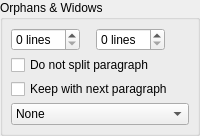
          <widget class="QGroupBox" name="textFlowBox">
           <property name="title">
            <string>Orphans &amp;&amp; Widows</string>
           </property>
           <layout class="QVBoxLayout" name="verticalLayout_3">
            <property name="spacing">
             <number>4</number>
            </property>
            <property name="leftMargin">
             <number>8</number>
            </property>
            <property name="topMargin">
             <number>8</number>
            </property>
            <property name="rightMargin">
             <number>8</number>
            </property>
            <property name="bottomMargin">
             <number>8</number>
            </property>
            <item>
             <layout class="QHBoxLayout" name="horizontalLayout_11">
              <property name="spacing">
               <number>16</number>
              </property>
              <item>
               <widget class="FormWidget" name="keepLabelStart">
                <property name="sizePolicy">
                 <sizepolicy hsizetype="Preferred" vsizetype="Minimum">
                  <horstretch>0</horstretch>
                  <verstretch>0</verstretch>
                 </sizepolicy>
                </property>
                <property name="label" stdset="0">
                 <string/>
                </property>
                <layout class="QHBoxLayout" name="horizontalLayout_13">
                 <property name="leftMargin">
                  <number>0</number>
                 </property>
                 <property name="topMargin">
                  <number>0</number>
                 </property>
                 <property name="rightMargin">
                  <number>0</number>
                 </property>
                 <property name="bottomMargin">
                  <number>0</number>
                 </property>
                 <item>
                  <widget class="SMSpinBox" name="keepLinesStart">
                   <property name="toolTip">
                    <string>Ensure that first lines of a paragraph won't end up separated from the rest (known as widow/orphan control)</string>
                   </property>
                   <property name="suffix">
                    <string> lines</string>
                   </property>
                   <property name="maximum">
                    <number>10</number>
                   </property>
                  </widget>
                 </item>
                </layout>
               </widget>
              </item>
              <item>
               <widget class="FormWidget" name="keepLabelEnd">
                <property name="sizePolicy">
                 <sizepolicy hsizetype="Preferred" vsizetype="Minimum">
                  <horstretch>0</horstretch>
                  <verstretch>0</verstretch>
                 </sizepolicy>
                </property>
                <property name="label" stdset="0">
                 <string/>
                </property>
                <layout class="QHBoxLayout" name="horizontalLayout_17">
                 <property name="leftMargin">
                  <number>0</number>
                 </property>
                 <property name="topMargin">
                  <number>0</number>
                 </property>
                 <property name="rightMargin">
                  <number>0</number>
                 </property>
                 <property name="bottomMargin">
                  <number>0</number>
                 </property>
                 <item>
                  <widget class="SMSpinBox" name="keepLinesEnd">
                   <property name="toolTip">
                    <string>Ensure that last lines of a paragraph won't end up separated from the rest (known as widow/orphan control)</string>
                   </property>
                   <property name="suffix">
                    <string> lines</string>
                   </property>
                   <property name="maximum">
                    <number>10</number>
                   </property>
                  </widget>
                 </item>
                </layout>
               </widget>
              </item>
              <item>
               <spacer name="horizontalSpacer_6">
                <property name="orientation">
                 <enum>Qt::Orientation::Horizontal</enum>
                </property>
                <property name="sizeHint" stdset="0">
                 <size>
                  <width>0</width>
                  <height>20</height>
                 </size>
                </property>
               </spacer>
              </item>
             </layout>
            </item>
            <item>
             <widget class="SMCheckBox" name="keepTogether">
              <property name="toolTip">
               <string>If checked, ensures that the paragraph won't be split across multiple pages or columns</string>
              </property>
              <property name="text">
               <string>Do not split paragraph</string>
              </property>
             </widget>
            </item>
            <item>
             <widget class="SMCheckBox" name="keepWithNext">
              <property name="toolTip">
               <string>If checked, automatically moves the paragraph to the next column or page if the next paragraph isn't on the same page or column</string>
              </property>
              <property name="text">
               <string>Keep with next paragraph</string>
              </property>
             </widget>
            </item>
            <item>
             <widget class="QComboBox" name="spanColumnsCombo">
              <property name="toolTip">
               <string>Span paragraph across columns</string>
              </property>
              <item>
               <property name="text">
                <string>None</string>
               </property>
              </item>
              <item>
               <property name="text">
                <string>Span All</string>
               </property>
              </item>
              <item>
               <property name="text">
                <string>Span 2</string>
               </property>
              </item>
              <item>
               <property name="text">
                <string>Span 3</string>
               </property>
              </item>
              <item>
               <property name="text">
                <string>Span 4</string>
               </property>
              </item>
             </widget>
            </item>
            <item>
             <spacer name="verticalSpacer_4">
              <property name="orientation">
               <enum>Qt::Orientation::Vertical</enum>
              </property>
              <property name="sizeHint" stdset="0">
               <size>
                <width>20</width>
                <height>0</height>
               </size>
              </property>
             </spacer>
            </item>
           </layout>
          </widget>
